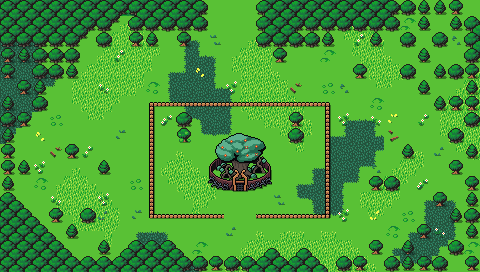

The image is a tile-based game level rendered from a .tmx file. Its description and source (layers, tilesets, objects; grid data summarised) follow:
An orthogonal 30x17 tile map with 16x16 px tiles, 5 tile layers (Collision, Background, Grass, Trees, ...), 2 tilesets and 10 objects.

<map version="1.5" tiledversion="1.7.2" orientation="orthogonal" renderorder="right-down" width="30" height="17" tilewidth="16" tileheight="16" infinite="0" nextlayerid="8" nextobjectid="73">
 <editorsettings>
  <export target="wastetown..tmx" format="tmx" />
 </editorsettings>
 <tileset firstgid="1" source="../tileset/main.tsx" />
 <tileset firstgid="3477" source="../tileset/buildings.tsx" />
 <layer id="6" name="Collision" width="30" height="17">
  <data>[510 cells, 163 non-empty, 12 distinct tile ids]</data>
 </layer>
 <layer id="1" name="Background" width="30" height="17">
  <data>[510 cells, 510 non-empty, 1 distinct tile ids]</data>
 </layer>
 <layer id="2" name="Grass" width="30" height="17">
  <data>[510 cells, 257 non-empty, 36 distinct tile ids]</data>
 </layer>
 <layer id="7" name="Trees" width="30" height="17">
  <data>[510 cells, 150 non-empty, 17 distinct tile ids]</data>
 </layer>
 <layer id="3" name="Clutter" width="30" height="17">
  <properties>
   <property name="spriteLayer" type="bool" value="true" />
  </properties>
  <data>[510 cells, 131 non-empty, 48 distinct tile ids]</data>
 </layer>
 <objectgroup id="4" name="Objects">
  <object id="63" template="../obj/door_down.tx" x="223.901" y="16.5119">
   <properties>
    <property name="teleport" value="maps/map/portal_1G3.tmx" />
    <property name="teleportObjectId" value="64" />
   </properties>
  </object>
  <object id="64" template="../obj/treasure.tx" x="232.364" y="121.027" />
  <object id="65" template="../obj/treasure.tx" x="303.667" y="126.667" />
  <object id="66" template="../obj/gold.tx" x="233" y="131.333" />
  <object id="67" template="../obj/gold.tx" x="160.667" y="123" />
  <object id="68" template="../obj/enemy.tx" x="209.333" y="124.667">
   <properties>
    <property name="enemy" value="Elf" />
   </properties>
  </object>
  <object id="69" template="../obj/enemy.tx" x="253.667" y="124.333">
   <properties>
    <property name="enemy" value="High Elf" />
   </properties>
  </object>
  <object id="70" template="../obj/enemy.tx" x="161.333" y="151.667">
   <properties>
    <property name="enemy" value="Elf" />
   </properties>
  </object>
  <object id="71" template="../obj/enemy.tx" x="304" y="149">
   <properties>
    <property name="enemy" value="Elf" />
   </properties>
  </object>
  <object id="72" template="../obj/enemy.tx" x="232" y="212.333">
   <properties>
    <property name="enemy" value="Elf warrior" />
   </properties>
  </object>
 </objectgroup>
</map>
